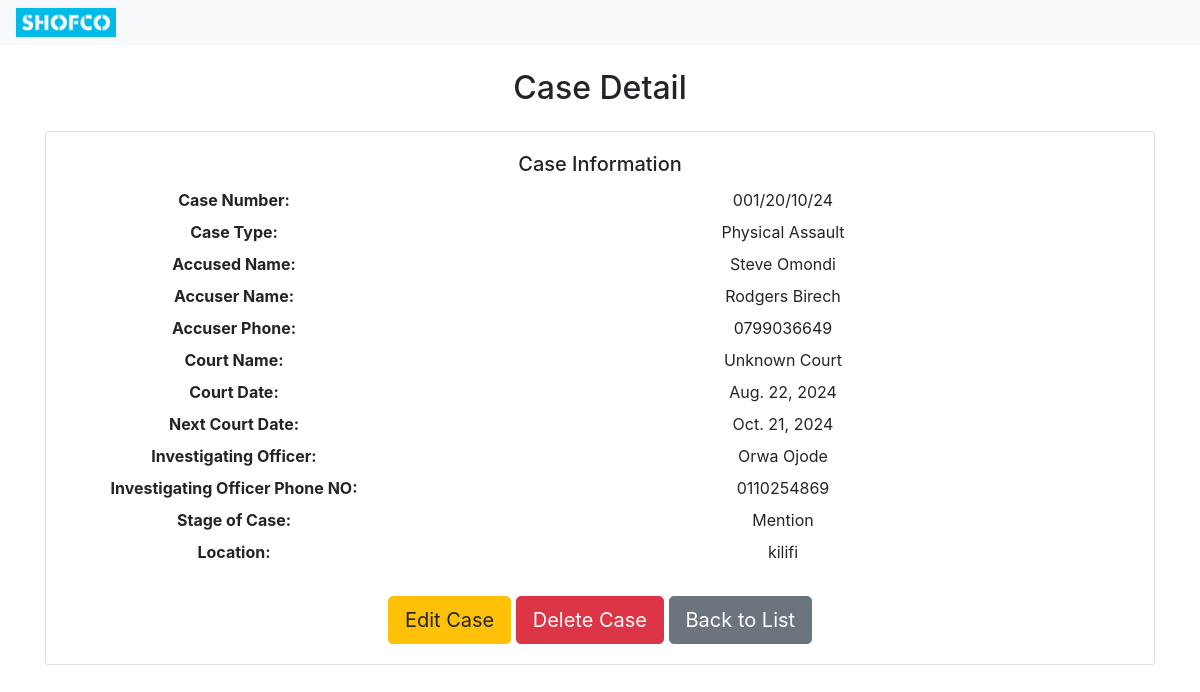
The app's page /case/2/ (signed in) with its own data.
### cases/models.py (models this page shows, shortened)
class Case(models.Model):
    CASE_TYPE_CHOICES = [
        ('abduction', 'Abduction'),
        ('defilement', 'Defilement'),
        ('neglegence', 'Neglegence'),
        ('legal councelling', 'Legal Councelling'),
        ('emotional abuse', 'Emotional Abuse'),
        ('child abuse', 'Child Abuse'),
        ('physical assault', 'Physical Assault'),
        ('domestic violence', 'Violence'),
        ('attempted defilement', 'Attempted Defilement'),
        ('sodomy', 'Sodomy'),
        ('rape', 'Rape'),
        ('juvenile deliquency', 'Juvenile Deliquency'),
        ('attempted sodomy', 'Attempted Sodomy'),
        ('attempted rape', 'Attempted Rape'),
        ('sexual assault', 'Sexual Assault'),
        ('indicent act', 'Incident Act'),
        ('sexual harrassment', 'Sexual Harrassment'),
    ]
    LOCATION_CHOICES = [
        ('runyu', 'Runyu'),
        ('miritini', 'Miritini'),
        ('birikani', 'Birikani'),
        ('giriamani', 'Giriamani'),
        ('nairobi area', 'Nairobi Area'),
        ('centre', 'Centre'),
        ('mkupe', 'Mkupe'),
        ('kachimbeni', 'Kachimbani'),
        ('darajani', 'Darajani'),
        ('majengo', 'Majengo'),
        ('kibarani', 'Kibirani'),
        ('kwashee', 'Kwashee'),
        ('ganahola', 'Ganahola'),
        ('aldina', 'Aldina'),
        ('owino huru', 'Owino Huru'),
        ('chamunyu jomvu', 'Chamunyu Jomvu'),
        ('staff', 'Staff'),
        ('jomvu', 'Jomvu'),
        ('majengo mapya', 'Majengo Mapya'),
        ('kwa mwanzia', 'Kwa Mwanzia'),
        ('kilifi south', 'Kilifi South'),
        ('likoni', 'Likoni'),
        ('kisauni', 'Kisauni'),
        ('nyali', 'Nyali'),
        ('changamwe', 'Changamwe'),
        ('kwapunda', 'Kwapunda'),
        ('bahati', 'Bahati'),
    ]
    STAGE_OF_CASE_CHOICES = [
        ('defence hearing', 'Defence Hearing'),
        ('withdrawn', 'Withdrawn'),
        ('hearing', 'Hearing'),
        ('judgement', 'Judgement'),
        ('mention', 'Mention'),
        ('rulling', 'Rulling'),
    ]
    user = models.ForeignKey(User, on_delete=models.CASCADE)
    case_number = models.CharField(max_length=100, unique=True)
    case_type = models.CharField(max_length=100, choices=CASE_TYPE_CHOICES)
    accused_name = models.CharField(max_length=255)
    accuser_name = models.CharField(max_length=255)
    accuser_phone = models.CharField(max_length=15)
    court_name = models.CharField(max_length=255)  # Court Name field
    court_date = models.DateField()  # DateField for selecting date
    next_court_date = models.DateField()  # Another DateField
    investigating_officer = models.CharField(max_length=255)
    investigating_officer_phone = models.CharField(max_length=15)
    stage_of_case = models.CharField(max_length=100, choices=STAGE_OF_CASE_CHOICES)
    location = models.CharField(max_length=255, choices=LOCATION_CHOICES)

### cases/views.py (the view)
# urls.py: path('case/<int:pk>/', views.case_detail, name='case_detail'),
def case_detail(request, pk):
    case = get_object_or_404(Case, pk=pk)
    return render(request, 'cases/case_detail.html', {'case': case})

### cases/templates/cases/case_detail.html
{% extends "base.html" %}
{% block content %}
<div class="container mt-4">
    <h2 class="mb-4">Case Detail</h2>
    <div class="card">
        <div class="card-body">
            <h5 class="card-title">Case Information</h5>
            <dl class="row">
                <dt class="col-sm-4">Case Number:</dt>
                <dd class="col-sm-8">{{ case.case_number }}</dd>
                <dt class="col-sm-4">Case Type:</dt>
                <dd class="col-sm-8">{{ case.case_type }}</dd>
                <dt class="col-sm-4">Accused Name:</dt>
                <dd class="col-sm-8">{{ case.accused_name }}</dd>
                <dt class="col-sm-4">Accuser Name:</dt>
                <dd class="col-sm-8">{{ case.accuser_name }}</dd>
                <dt class="col-sm-4">Accuser Phone:</dt>
                <dd class="col-sm-8">{{ case.accuser_phone }}</dd>
                <dt class="col-sm-4">Court Name:</dt>
                <dd class="col-sm-8">{{ case.court_name }}</dd>
                <dt class="col-sm-4">Court Date:</dt>
                <dd class="col-sm-8">{{ case.court_date }}</dd>
                <dt class="col-sm-4">Next Court Date:</dt>
                <dd class="col-sm-8">{{ case.next_court_date }}</dd>
                <dt class="col-sm-4">Investigating Officer:</dt>
                <dd class="col-sm-8">{{ case.investigating_officer }}</dd>
                <dt class="col-sm-4">Investigating Officer Phone NO:</dt>
                <dd class="col-sm-8">{{ case.investigating_officer_phone }}</dd>
                <dt class="col-sm-4">Stage of Case:</dt>
                <dd class="col-sm-8">{{ case.get_stage_of_case_display }}</dd>
                <dt class="col-sm-4">Location:</dt>
                <dd class="col-sm-8">{{ case.location }}</dd>
            </dl>
            <div class="mt-4">
                <a href="{% url 'case_update' case.pk %}" class="btn btn-warning btn-lg">Edit Case</a>
                <a href="{% url 'case_delete' case.pk %}" class="btn btn-danger btn-lg">Delete Case</a>
                <a href="{% url 'case_list' %}" class="btn btn-secondary btn-lg">Back to List</a>
            </div>
        </div>
    </div>
</div>
{% endblock %}

### templates/base.html (shortened to what this page needs)
{% load static %}
<!DOCTYPE html>
<html lang="en">
<head>
    <link rel="stylesheet" href="{% static 'css/style.css' %}">
    <link rel="stylesheet" href="https://stackpath.bootstrapcdn.com/bootstrap/4.5.2/css/bootstrap.min.css">
    <link rel="stylesheet" href="https://stackpath.bootstrapcdn.com/bootstrap/4.5.2/css/bootstrap.min.css">
</head>
<body>
    <header>
        <nav class="navbar">
            <a href="{% url 'home' %}" class="dashboard-link">
                <img src="{% static 'images/shofco.png' %}" alt="Dashboard" class="dashboard-image">
            </a>
        </nav>
    </header>
    <main>
        {% block content %}{% endblock %}
    </main>
</body>
</html>

### cases/static/css/style.css (style rules this page uses)
.container { text-align: center; margin-top: 50px; }
.btn { padding: 10px 20px; text-decoration: none; color: white; border-radius: 5px; }
.btn-secondary { background-color: #6c757d; }
.btn-warning { background-color: #ffc107; }
.dashboard-image { width: 100px; height: auto; display: block; margin: 0 auto; }
.navbar { display: flex; align-items: center; justify-content: space-between; padding: 10px; background-color: #f8f9fa; }
.dashboard-image { width: 100px; height: auto; }
.dashboard-link { margin-right: auto; }
.btn { font-size: 0.8rem; padding: 5px 10px; border-radius: 4px; }
.btn-warning { background-color: #ffc107; border-color: #ffc107; }
.btn-danger { background-color: #dc3545; border-color: #dc3545; }

### records on screen
Case: case_number "001/20/10/24", case_type "Physical Assault", accused_name "Steve Omondi", accuser_name "Rodgers Birech", accuser_phone "0799036649", court_name "Unknown Court", court_date "Aug. 22, 2024", next_court_date "Oct. 21, 2024", investigating_officer "Orwa Ojode", investigating_officer_phone "0110254869", stage_of_case "Mention", location "kilifi"
